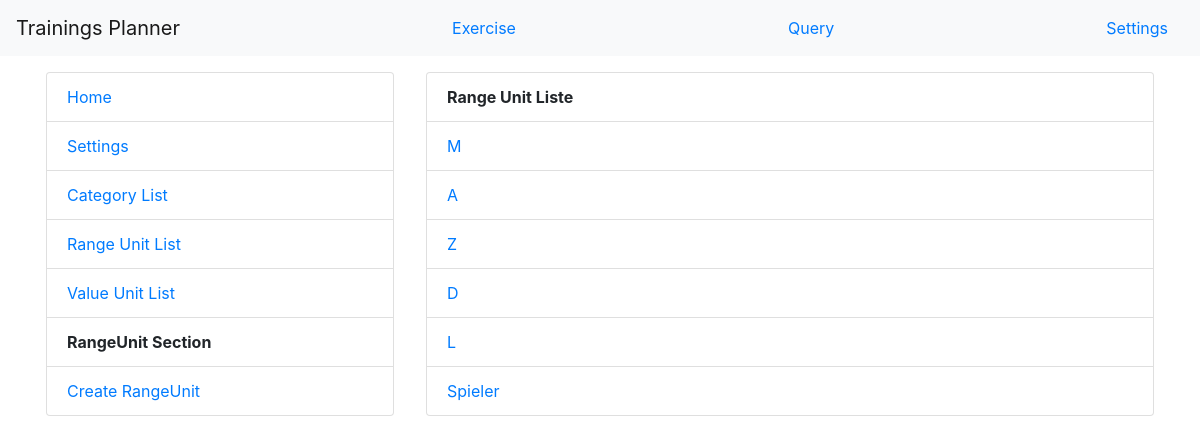
The app's page /trainings_planner/range_unit/list/ with its own data.
### training_planner/models.py (models this page shows, shortened)
class RangeUnit(models.Model):
    name = models.CharField(max_length=200)
    description = models.CharField(max_length=2000, blank=True)
    def get_absolute_url(self):
        return reverse('training_planner:range_unit_details', args=[self.pk])

### training_planner/templates/training_planner/rangeunit_list.html
{% extends "training_planner/base_rangeunit.html" %}
{% block content %}
<ul class="list-group">
    <li class="list-group-item"><b>Range Unit Liste</b></li>
    {% for object in object_list %}
    <li class="list-group-item"><a href="{{object.get_absolute_url}}">{{ object.name }}</a></li>
    {% endfor %}
</ul>
{% endblock %}

### records on screen
RangeUnit: name "M"
RangeUnit: name "A"
RangeUnit: name "Z"
RangeUnit: name "D"
RangeUnit: name "L"
RangeUnit: name "Spieler"
